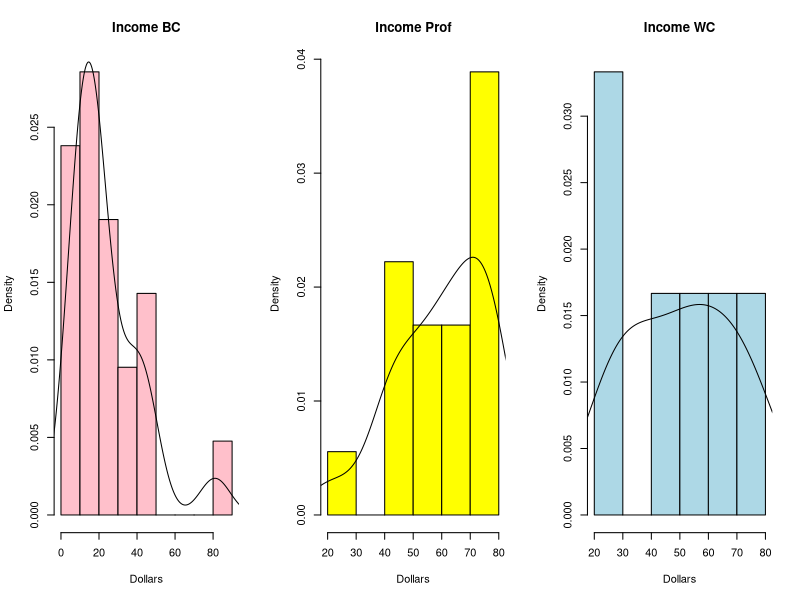
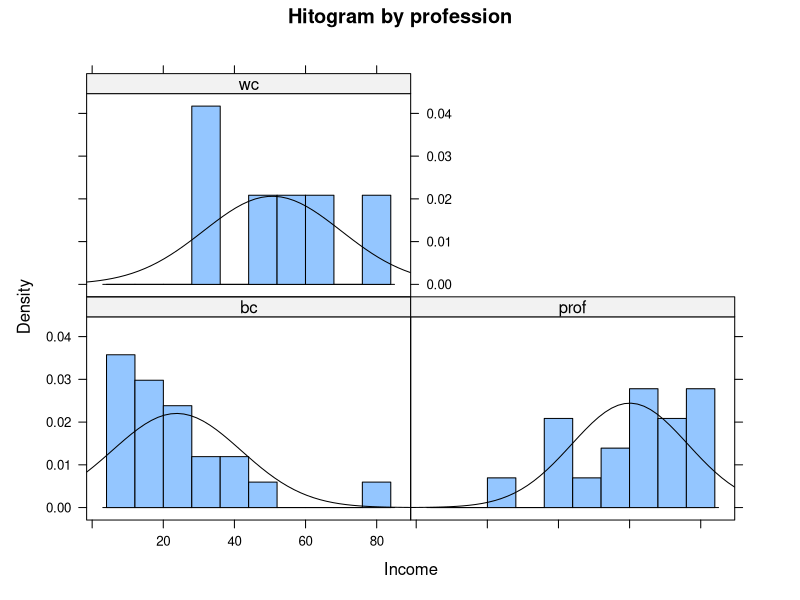
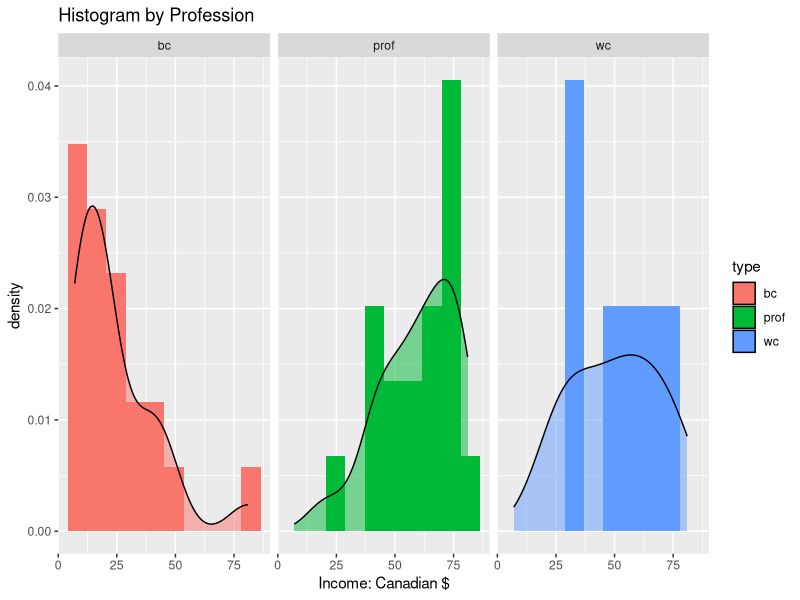

R code for these plots, in order:
## ---- chunk 1
library(car)
data(Duncan)
dim(Duncan)
head(Duncan)
# Select data using basic subsetting
inc_prof <- Duncan[Duncan$type=="prof","income"]
inc_bc <- Duncan[Duncan$type=="bc","income"]
inc_wc <- Duncan[Duncan$type=="wc","income"]
## ---- chunk 2
par(mfrow=c(1,3))  # set option to put 3 plots in one pane
hist(inc_bc, prob = TRUE, col = "pink", main = ("Income BC"), xlab=("Dollars"))
             lines(density(inc_bc))
hist(inc_prof, prob = TRUE, col = "yellow", main = ("Income Prof"), xlab=("Dollars")) 
             lines(density(inc_prof))
hist(inc_wc, prob = TRUE, col = "light blue", main = ("Income WC"), xlab=("Dollars")) 
lines(density(inc_wc))
par(mfrow=c(1,1))
## ---- chunk 3
library(lattice)
histogram( ~ income | type, 
           data = Duncan,
           nint=10,
           xlab = "Income",  
           main= "Hitogram by profession",
           type = "density",
           panel = function(x, ...) {
             panel.histogram(x, ...)
             panel.mathdensity(dmath = dnorm, col = "black",
                               args = list(mean=mean(x),sd=sd(x)))
           } )
## ---- chunk 4
library(ggplot2)
p1 <- ggplot(Duncan,aes(income,..density.., fill=type))
p1 + geom_histogram(bins=10) + 
     facet_grid(. ~ type) +
     geom_density(alpha = .5) +
     xlab("Income: Canadian $") +
     ggtitle("Histogram by Profession")
